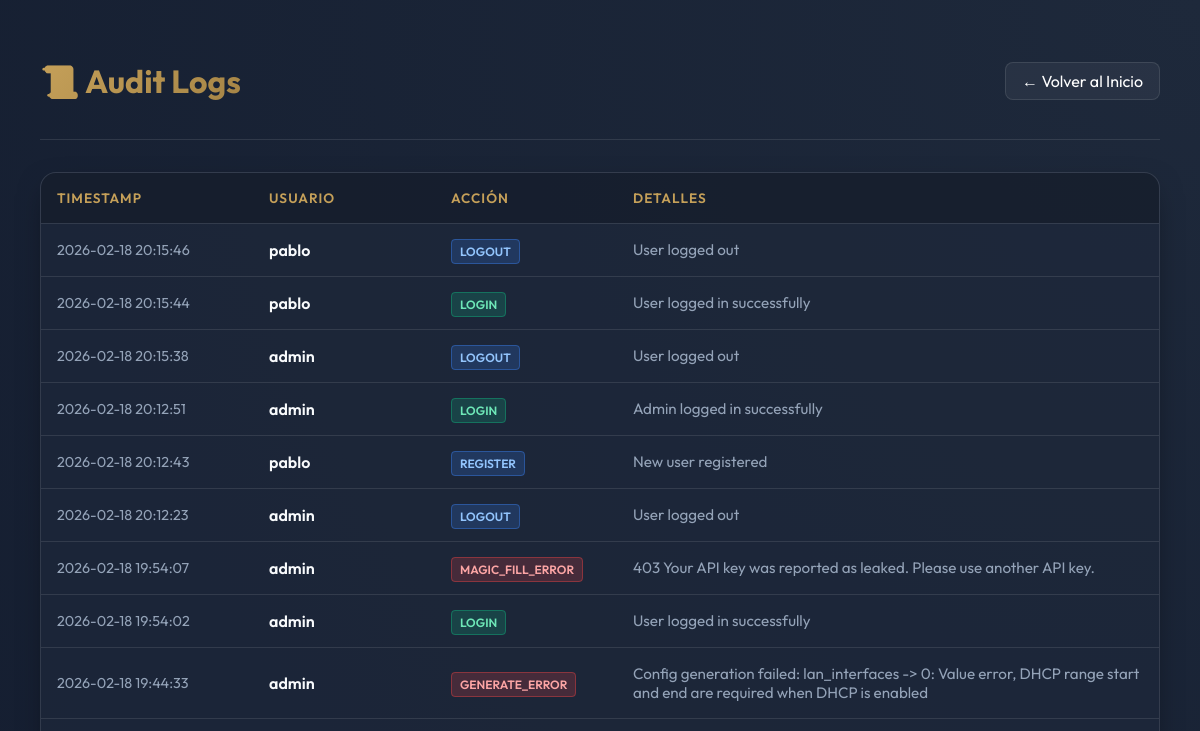
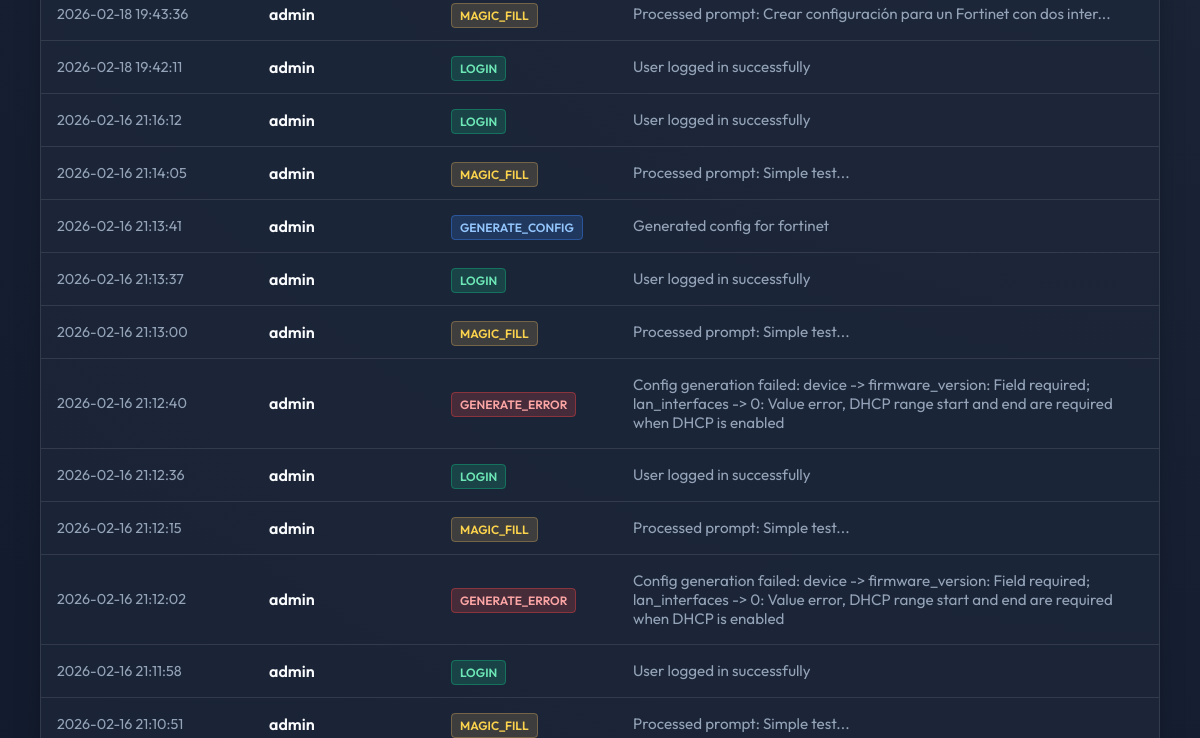
/admin/logs (signed in, upper part), run on an earlier commit of the app's database (2 pictures, top to bottom).
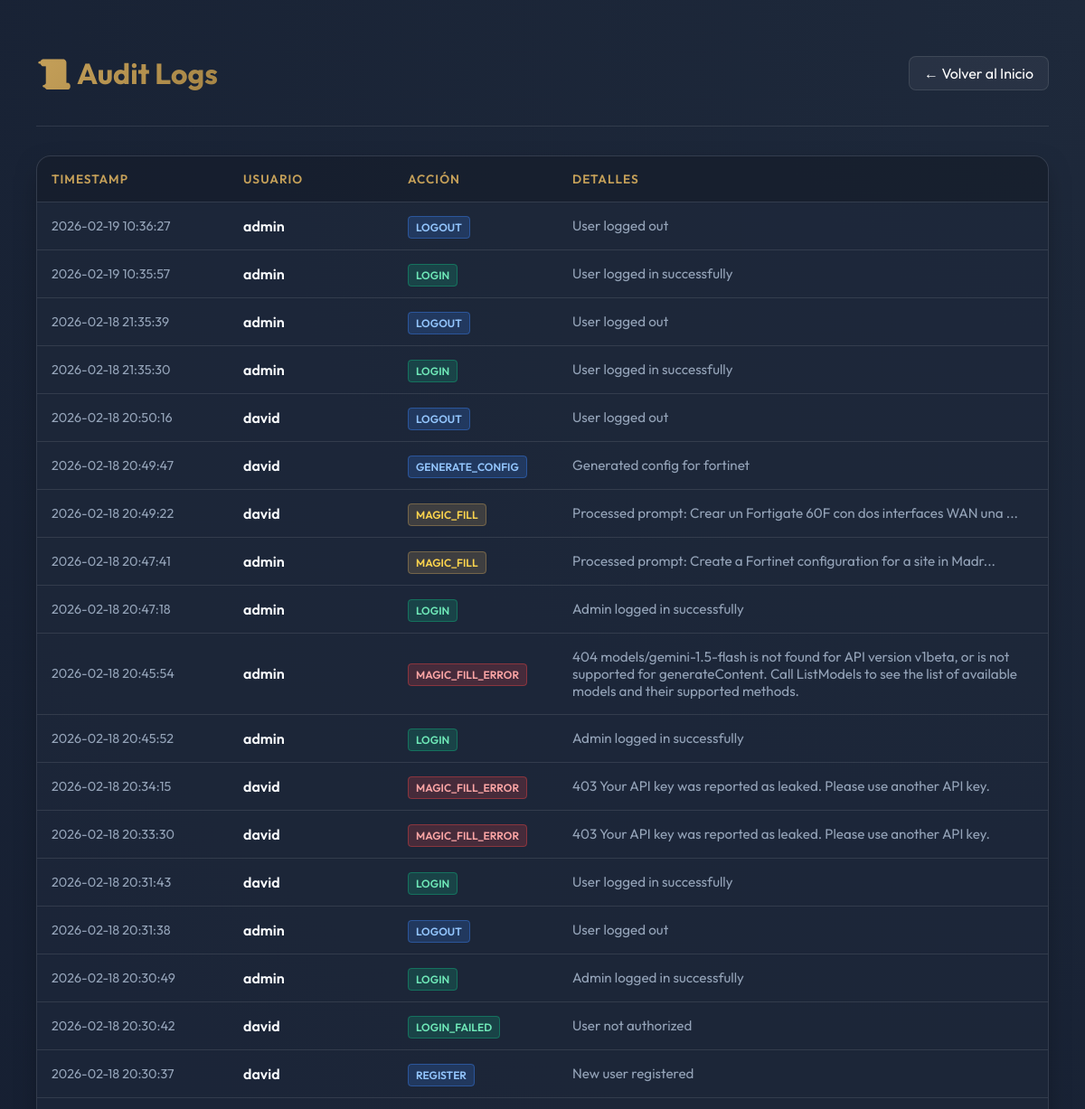
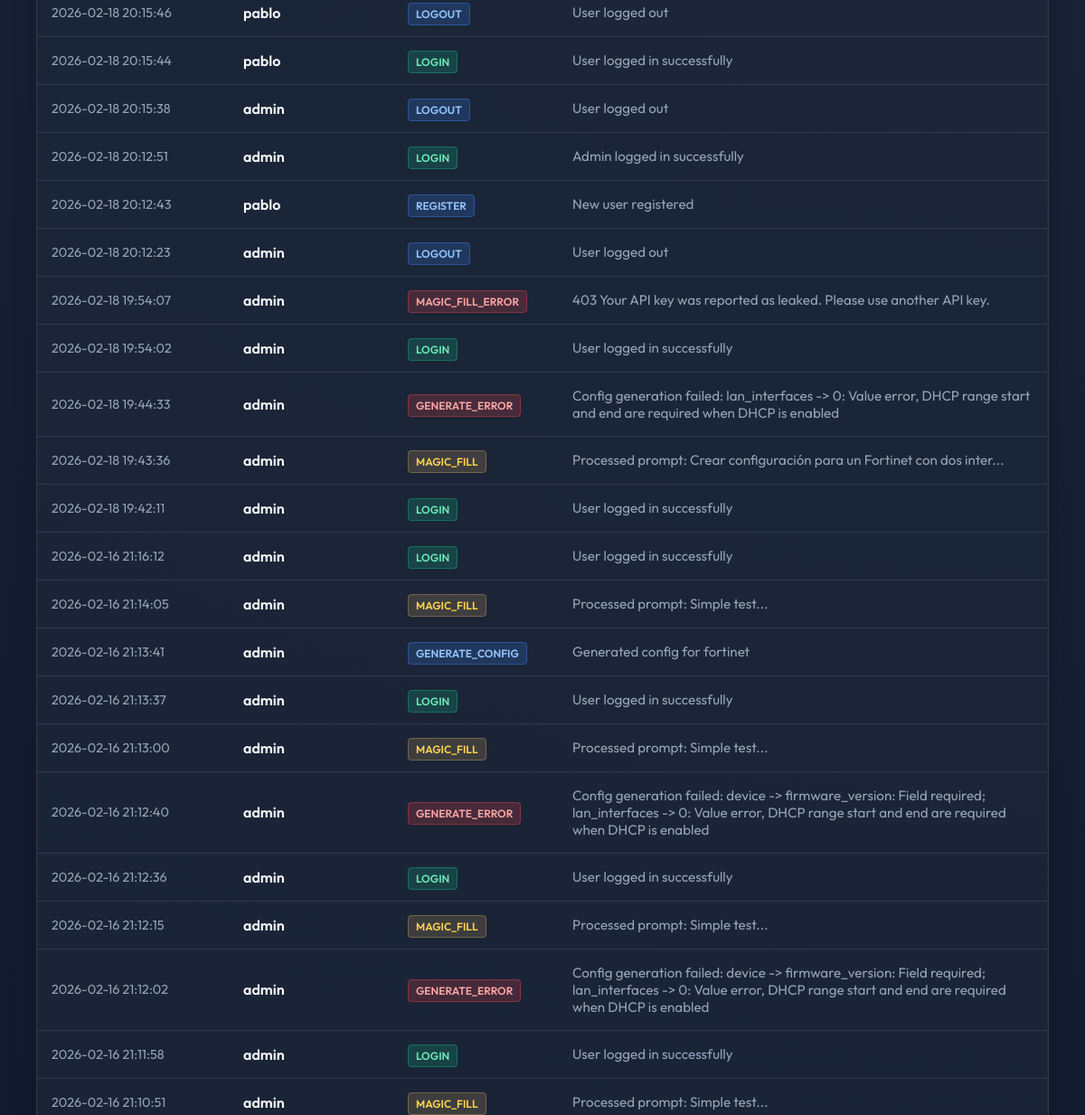
And on a later commit of the database (2 pictures, top to bottom).
### tables this page shows
CREATE TABLE logs (
                    id INTEGER PRIMARY KEY AUTOINCREMENT,
                    timestamp TEXT NOT NULL,
                    user TEXT NOT NULL,
                    action TEXT NOT NULL,
                    details TEXT
                );

### app.py (the view)
@app.route('/admin/logs')
@login_required
def view_logs():
    if not session.get('is_admin'):
        flash('Acceso denegado', 'error')
        return redirect(url_for('index'))
    try:
        with sqlite3.connect(DB_NAME) as conn:
            conn.row_factory = sqlite3.Row
            cursor = conn.cursor()
            cursor.execute('SELECT * FROM logs ORDER BY id DESC LIMIT 100')
            logs = cursor.fetchall()
        return render_template('logs.html', logs=logs)
    except Exception as e:
        return f"Error accessing logs: {e}"

### app.py (called while the page is built)
def login_required(f):
    @wraps(f)
    def decorated_function(*args, **kwargs):
        if 'user' not in session:
            return redirect(url_for('login'))
        return f(*args, **kwargs)
    return decorated_function

### templates/logs.html (shortened to what this page needs)
<!DOCTYPE html>
<html lang="es">
<head>
</head>
<body>
    <div class="container">
        <header>
            <h1>📜 Audit Logs</h1>
            <a href="/" class="btn">← Volver al Inicio</a>
        </header>
        <div class="table-container">
            <table>
                <thead>
                    <tr>
                        <th style="width: 180px;">Timestamp</th>
                        <th style="width: 150px;">Usuario</th>
                        <th style="width: 150px;">Acción</th>
                        <th>Detalles</th>
                    </tr>
                </thead>
                <tbody>
                    {% for log in logs %}
                    <tr>
                        <td style="color: var(--text-muted); font-size: 0.9rem;">{{ log.timestamp }}</td>
                        <td style="font-weight: 600;">{{ log.user }}</td>
                        <td>
                            {% if 'LOGIN' in log.action %}
                            <span class="tag tag-login">{{ log.action }}</span>
                            {% elif 'ERROR' in log.action or 'FAILED' in log.action %}
                            <span class="tag tag-error">{{ log.action }}</span>
                            {% elif 'MAGIC' in log.action %}
                            <span class="tag tag-magic">{{ log.action }}</span>
                            {% else %}
                            <span class="tag tag-gen">{{ log.action }}</span>
                            {% endif %}
                        </td>
                        <td style="color: var(--text-muted); font-size: 0.95rem;">{{ log.details }}</td>
                    </tr>
                    {% else %}
                    <tr>
                        <td colspan="4" style="text-align: center; padding: 2rem; color: var(--text-muted);">
                            No hay registros de auditoría aún.
                        </td>
                    </tr>
                    {% endfor %}
                </tbody>
            </table>
        </div>
    </div>
</body>
</html>

What changed in the data, as far as the page shows it:
added logs: timestamp "2026-02-19 10:36:27", user "admin", action "LOGOUT", details "User logged out"
added logs: timestamp "2026-02-19 10:35:57", user "admin", action "LOGIN", details "User logged in successfully"
added logs: timestamp "2026-02-18 21:35:39", user "admin", action "LOGOUT", details "User logged out"
added logs: timestamp "2026-02-18 21:35:30", user "admin", action "LOGIN", details "User logged in successfully"
added logs: timestamp "2026-02-18 20:50:16", user "david", action "LOGOUT", details "User logged out"
added logs: timestamp "2026-02-18 20:49:47", user "david", action "GENERATE_CONFIG", details "Generated config for fortinet"
added logs: timestamp "2026-02-18 20:49:22", user "david", action "MAGIC_FILL", details "Processed prompt: Crear un Fortigate 60F con dos interfaces WAN una ..."
added logs: timestamp "2026-02-18 20:47:41", user "admin", action "MAGIC_FILL", details "Processed prompt: Create a Fortinet configuration for a site in Madr..."
added logs: timestamp "2026-02-18 20:47:18", user "admin", action "LOGIN", details "Admin logged in successfully"
added logs: timestamp "2026-02-18 20:45:54", user "admin", action "MAGIC_FILL_ERROR", details "404 models/gemini-1.5-flash is not found for API version v1beta, or is not supported for generateContent. Call ListModels to see the list of available models and their supported methods."
added logs: timestamp "2026-02-18 20:45:52", user "admin", action "LOGIN", details "Admin logged in successfully"
added logs: timestamp "2026-02-18 20:34:15", user "david", action "MAGIC_FILL_ERROR", details "403 Your API key was reported as leaked. Please use another API key."
added logs: timestamp "2026-02-18 20:33:30", user "david", action "MAGIC_FILL_ERROR", details "403 Your API key was reported as leaked. Please use another API key."
added logs: timestamp "2026-02-18 20:31:43", user "david", action "LOGIN", details "User logged in successfully"
added logs: timestamp "2026-02-18 20:31:38", user "admin", action "LOGOUT", details "User logged out"
added logs: timestamp "2026-02-18 20:30:49", user "admin", action "LOGIN", details "Admin logged in successfully"
added logs: timestamp "2026-02-18 20:30:42", user "david", action "LOGIN_FAILED", details "User not authorized"
added logs: timestamp "2026-02-18 20:30:37", user "david", action "REGISTER", details "New user registered"
